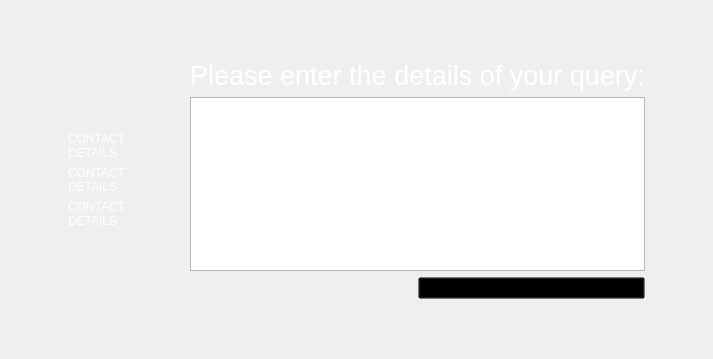
        <widget class="QWidget" name="contact">
         <layout class="QVBoxLayout" name="verticalLayout_8">
          <item>
           <layout class="QHBoxLayout" name="horizontalLayout_7" stretch="3,4,0,3,3">
            <item>
             <spacer name="horizontalSpacer_6">
              <property name="orientation">
               <enum>Qt::Horizontal</enum>
              </property>
              <property name="sizeHint" stdset="0">
               <size>
                <width>40</width>
                <height>20</height>
               </size>
              </property>
             </spacer>
            </item>
            <item>
             <layout class="QVBoxLayout" name="verticalLayout_7">
              <item>
               <spacer name="verticalSpacer_8">
                <property name="orientation">
                 <enum>Qt::Vertical</enum>
                </property>
                <property name="sizeHint" stdset="0">
                 <size>
                  <width>20</width>
                  <height>40</height>
                 </size>
                </property>
               </spacer>
              </item>
              <item>
               <widget class="QLabel" name="contactus_label">
                <property name="styleSheet">
                 <string notr="true">color: rgb(255, 255, 255);
font: 700 24pt &quot;Arial&quot;;</string>
                </property>
                <property name="text">
                 <string>CONTACT DETAILS</string>
                </property>
                <property name="wordWrap">
                 <bool>true</bool>
                </property>
               </widget>
              </item>
              <item>
               <widget class="QLabel" name="contactus_label_2">
                <property name="styleSheet">
                 <string notr="true">color: rgb(255, 255, 255);
font: 18pt &quot;Arial&quot;;
font: 700 20pt &quot;Arial&quot;;</string>
                </property>
                <property name="text">
                 <string>CONTACT DETAILS</string>
                </property>
                <property name="wordWrap">
                 <bool>true</bool>
                </property>
               </widget>
              </item>
              <item>
               <widget class="QLabel" name="contactus_label_3">
                <property name="styleSheet">
                 <string notr="true">color: rgb(255, 255, 255);
font: 14pt &quot;Arial&quot;;</string>
                </property>
                <property name="text">
                 <string>CONTACT DETAILS</string>
                </property>
                <property name="wordWrap">
                 <bool>true</bool>
                </property>
               </widget>
              </item>
              <item>
               <spacer name="verticalSpacer_9">
                <property name="orientation">
                 <enum>Qt::Vertical</enum>
                </property>
                <property name="sizeHint" stdset="0">
                 <size>
                  <width>20</width>
                  <height>40</height>
                 </size>
                </property>
               </spacer>
              </item>
             </layout>
            </item>
            <item>
             <spacer name="horizontalSpacer_7">
              <property name="orientation">
               <enum>Qt::Horizontal</enum>
              </property>
              <property name="sizeHint" stdset="0">
               <size>
                <width>40</width>
                <height>20</height>
               </size>
              </property>
             </spacer>
            </item>
            <item>
             <layout class="QVBoxLayout" name="verticalLayout_6" stretch="2,1,7,1,2">
              <item>
               <spacer name="verticalSpacer_11">
                <property name="orientation">
                 <enum>Qt::Vertical</enum>
                </property>
                <property name="sizeHint" stdset="0">
                 <size>
                  <width>20</width>
                  <height>40</height>
                 </size>
                </property>
               </spacer>
              </item>
              <item>
               <widget class="QLabel" name="add_6">
                <property name="font">
                 <font>
                  <family>Arial</family>
                  <pointsize>20</pointsize>
                 </font>
                </property>
                <property name="styleSheet">
                 <string notr="true">color: rgb(255, 255, 255);</string>
                </property>
                <property name="text">
                 <string>Please enter the details of your query:</string>
                </property>
                <property name="alignment">
                 <set>Qt::AlignCenter</set>
                </property>
               </widget>
              </item>
              <item>
               <widget class="QPlainTextEdit" name="enquiryBox"/>
              </item>
              <item>
               <layout class="QHBoxLayout" name="horizontalLayout_3" stretch="5,5">
                <item>
                 <spacer name="horizontalSpacer_14">
                  <property name="orientation">
                   <enum>Qt::Horizontal</enum>
                  </property>
                  <property name="sizeHint" stdset="0">
                   <size>
                    <width>40</width>
                    <height>20</height>
                   </size>
                  </property>
                 </spacer>
                </item>
                <item>
                 <widget class="QPushButton" name="submitBtn">
                  <property name="styleSheet">
                   <string notr="true">background:transparent;</string>
                  </property>
                  <property name="text">
                   <string/>
                  </property>
                 </widget>
                </item>
               </layout>
              </item>
              <item>
               <spacer name="verticalSpacer_10">
                <property name="orientation">
                 <enum>Qt::Vertical</enum>
                </property>
                <property name="sizeHint" stdset="0">
                 <size>
                  <width>20</width>
                  <height>40</height>
                 </size>
                </property>
               </spacer>
              </item>
             </layout>
            </item>
            <item>
             <spacer name="horizontalSpacer_15">
              <property name="orientation">
               <enum>Qt::Horizontal</enum>
              </property>
              <property name="sizeHint" stdset="0">
               <size>
                <width>40</width>
                <height>20</height>
               </size>
              </property>
             </spacer>
            </item>
           </layout>
          </item>
         </layout>
        </widget>
